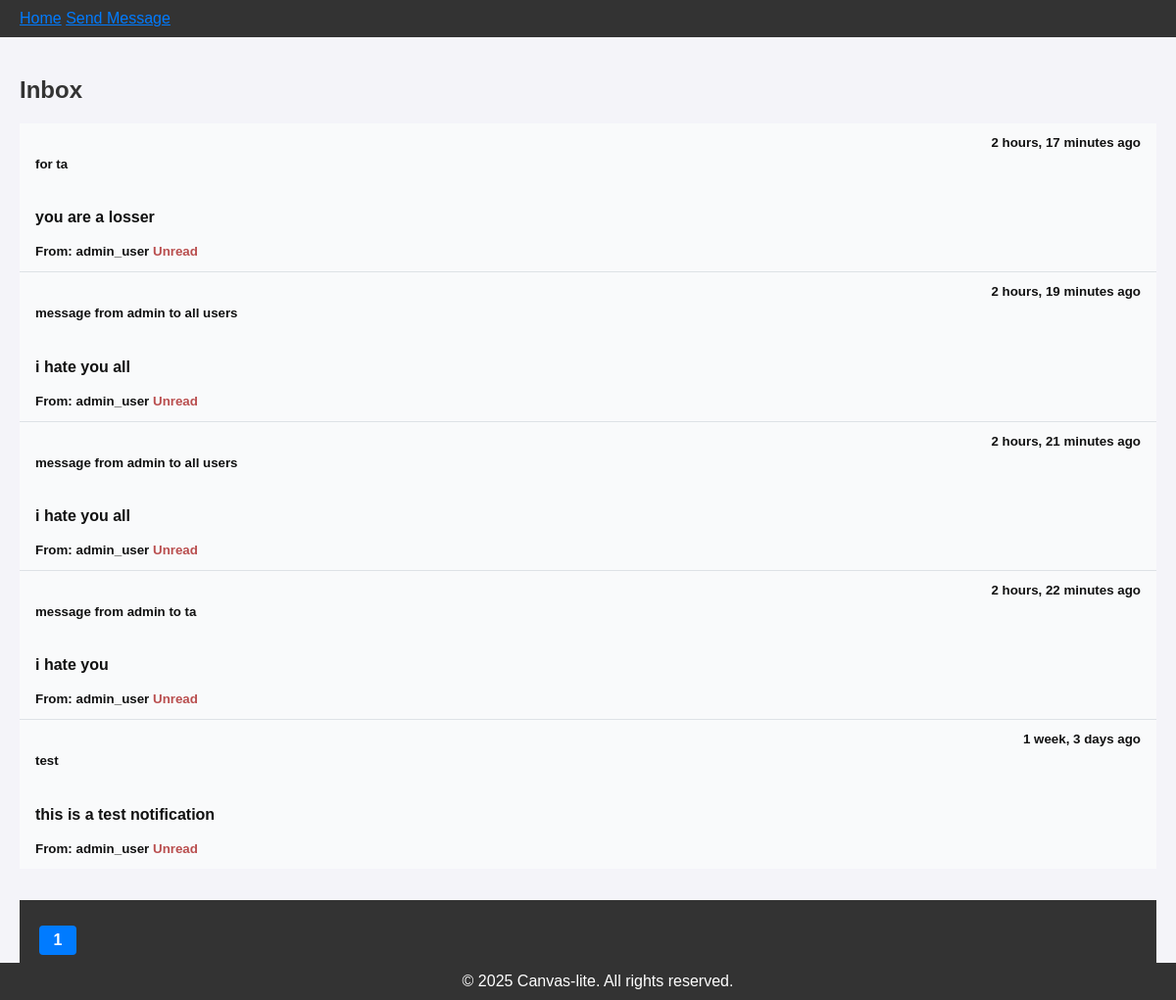
Page /sudo/notification/ (signed in) on the committed database.
### webapp/models/notifications.py (models this page shows, shortened)
class UserNotification(models.Model):
    user = models.ForeignKey(settings.AUTH_USER_MODEL, on_delete=models.CASCADE)
    notification = models.ForeignKey('Notification', on_delete=models.CASCADE)
    read = models.BooleanField(default=False)
    read_at = models.DateTimeField(null=True, blank=True)
    class Meta:
        unique_together = ('user', 'notification')

class Notification(models.Model):
    sender = models.ForeignKey(
        settings.AUTH_USER_MODEL,
        on_delete=models.SET_NULL,
        null=True,
        blank=True,
        related_name='sent_notification'
    )
    recipients = models.ManyToManyField(
        settings.AUTH_USER_MODEL,
        through='UserNotification',
        through_fields=('notification', 'user'),  # Explicitly define fields
        related_name='received_notifications'
    )
    subject = models.CharField(max_length=100, blank=True)
    message = models.TextField()
    created_at = models.DateTimeField(auto_now_add=True)
    updated_at = models.DateTimeField(auto_now=True)

### webapp/models/users.py (models this page shows, shortened)
class User(AbstractUser):
    phone_number = models.CharField(max_length=15, blank=True, verbose_name='phone_number', null=True)
    description = models.TextField(blank=True, null=True, verbose_name='description')
    group_name = models.CharField(
        max_length=1,
        choices=UserType,
        default=UserType.TA,
    )
    def get_notifications(self):
        return self.usernotification_set.select_related('notification')
    class Meta:
        permissions = (
            ("can_assign_l1", "Can assign to courses/sections: instructor"),
            ("can_assign_l2", "Can assign to courses/sections: admin"),
        )

### webapp/views/inbox.py (the view)
# urls.py: path('sudo/notification/', views.inbox, name='admin_inbox'),
@login_required
def inbox(request):
    box = request.GET.get('box', 'received')  # Default to 'received'
    if box == 'sent':
        notifications = request.user.get_sent_notifications().order_by('-created_at')
        user_notifications = [
            {'notification': n, 'read': True, 'read_at': n.created_at}
            for n in notifications
        ]
    else:
        notifications = request.user.get_notifications().order_by(
            '-notification__created_at')
        user_notifications = notifications
    notification_paginator = Paginator(user_notifications, 10)
    notification_page_number = request.GET.get('page')
    notification_page = notification_paginator.get_page(notification_page_number)
    users = User.objects.exclude(id=request.user.id).order_by('username')
    group_name = request.user.group_name
    if request.method == 'POST':
        form = SendMessageForm(request.POST)
        if form.is_valid():
            all_users = form.cleaned_data['all_users']
            subject = form.cleaned_data['subject']
            message = form.cleaned_data['message']
            if all_users:
                recipients = User.objects.exclude(id=request.user.id)
            else:
                recipients = form.cleaned_data['recipients']
            request.user.send_notifications(recipients=recipients, subject=subject, message=message)
            messages.success(request, "Message sent successfully!")
            if request.user.group_name == "Admin":
                return redirect('admin_inbox')
            else:
                return redirect('user_inbox')
    else:
        form = SendMessageForm()
    return render(request, 'standard_pages/inbox.html', {
        'form': form,
        'notification_page': notification_page,
        'users': users,
        'group_name': group_name,
        'box': box,
    })

### templates/standard_pages/inbox.html (shortened to what this page needs)
{% extends "master.html" %}
{% load static %}
{% block includes %}
    <link rel="stylesheet" type="text/css" href="{% static 'css/inbox.css' %}">
    <link rel="stylesheet" type="text/css" href="{% static 'css/inbox_send.css' %}">
{% endblock %}
{% block content %}
<nav>
    <a href="/" class="btn">Home</a>
    <button class="btn" id="open-send-modal">Send Message</button>
</nav>
<div class="container">
    <h2>Inbox</h2>
    <div class="list notifications-list mb-4">
        {% for user_notification in notification_page %}
        <div class="list-item notification-item {% if not user_notification.read %}unread{% endif %}">
            <div class="d-flex justify-between">
                <h5>{{ user_notification.notification.subject }}</h5>
                <small>{{ user_notification.notification.created_at|timesince }} ago</small>
            </div>
            <p>{{ user_notification.notification.message }}</p>
            <small>
                From: {{ user_notification.notification.sender.username|default:"System" }}
                {% if user_notification.read %}
                    <span class="text-muted">Read {{ user_notification.read_at|timesince }} ago</span>
                {% else %}
                    <span class="text-danger">Unread</span>
                {% endif %}
            </small>
        </div>
        {% empty %}
        <div class="alert alert-info">No messages found</div>
        {% endfor %}
    </div>
    <nav class="pagination-nav">
        <ul class="pagination">
            {% for num in notification_page.paginator.page_range %}
                <li class="page-item {% if num == notification_page.number %}active{% endif %}">
                    <a class="page-link" href="?page={{ num }}">{{ num }}</a>
                </li>
            {% endfor %}
        </ul>
    </nav>
</div>
{% endblock %}

### templates/static/css/base_theme.css (style rules this page uses)
body { font-family: Arial, sans-serif; margin: 0; padding: 0; background-color: #f4f4f9; }
nav { background-color: #333; color: white; padding: 10px 20px; }
nav ul { list-style-type: none; margin: 0; padding: 0; display: flex; }
nav ul li { margin-right: 20px; }
nav ul li a { color: white; text-decoration: none; }
.container { padding: 20px; }
.container h2 { color: #333; }
.btn { background: none; border: none; color: #007bff; text-decoration: underline; cursor: pointer; font: inherit; padding: 0; margin: 0; }

### templates/static/css/inbox.css (style rules this page uses)
.list.user-list, .notifications-list { padding: 0; margin: 0 0 1rem 0; list-style: none; }
.list-item { padding: 0.75rem 1rem; border-bottom: 1px solid #dee2e6; background: inherit; transition: background 0.15s; }
.list-item.active, .list-item.unread { background: #e9ecef; font-weight: bold; }
.notification-item, .notification-item * { color: #111 !important; background: #f9fafb !important; }
.notification-item .text-danger { color: #b94e4e !important; }
.list-item:last-child { border-bottom: none; }
.pagination { display: flex; gap: 0.25em; list-style: none; padding: 0; margin: 1em 0; }
.page-item.active .page-link { font-weight: bold; background: #007bff; color: #fff !important; border-radius: 4px; }
.page-link { display: block; padding: 0.4em 0.9em; text-decoration: none; color: inherit; background: #f8f9fa; border-radius: 4px; transition: background 0.2s; }
.mb-4 { margin-bottom: 2rem; }
.d-flex { display: flex; }
.justify-between { justify-content: space-between; }
.text-danger { color: #dc3545; }

### rows in the picture
UserNotification: notification.subject "for ta", notification.created_at "2 hours, 17 minutes", notification.message "you are a losser", notification.sender.username "admin_user", read "Unread"
UserNotification: notification.subject "message from admin to all users", notification.created_at "2 hours, 19 minutes", notification.message "i hate you all", notification.sender.username "admin_user", read "Unread"
UserNotification: notification.subject "message from admin to all users", notification.created_at "2 hours, 21 minutes", notification.message "i hate you all", notification.sender.username "admin_user", read "Unread"
UserNotification: notification.subject "message from admin to ta", notification.created_at "2 hours, 22 minutes", notification.message "i hate you", notification.sender.username "admin_user", read "Unread"
UserNotification: notification.subject "test", notification.created_at "1 week, 3 days", notification.message "this is a test notification", notification.sender.username "admin_user", read "Unread"

### other values in the picture
{{ num }} "1"
